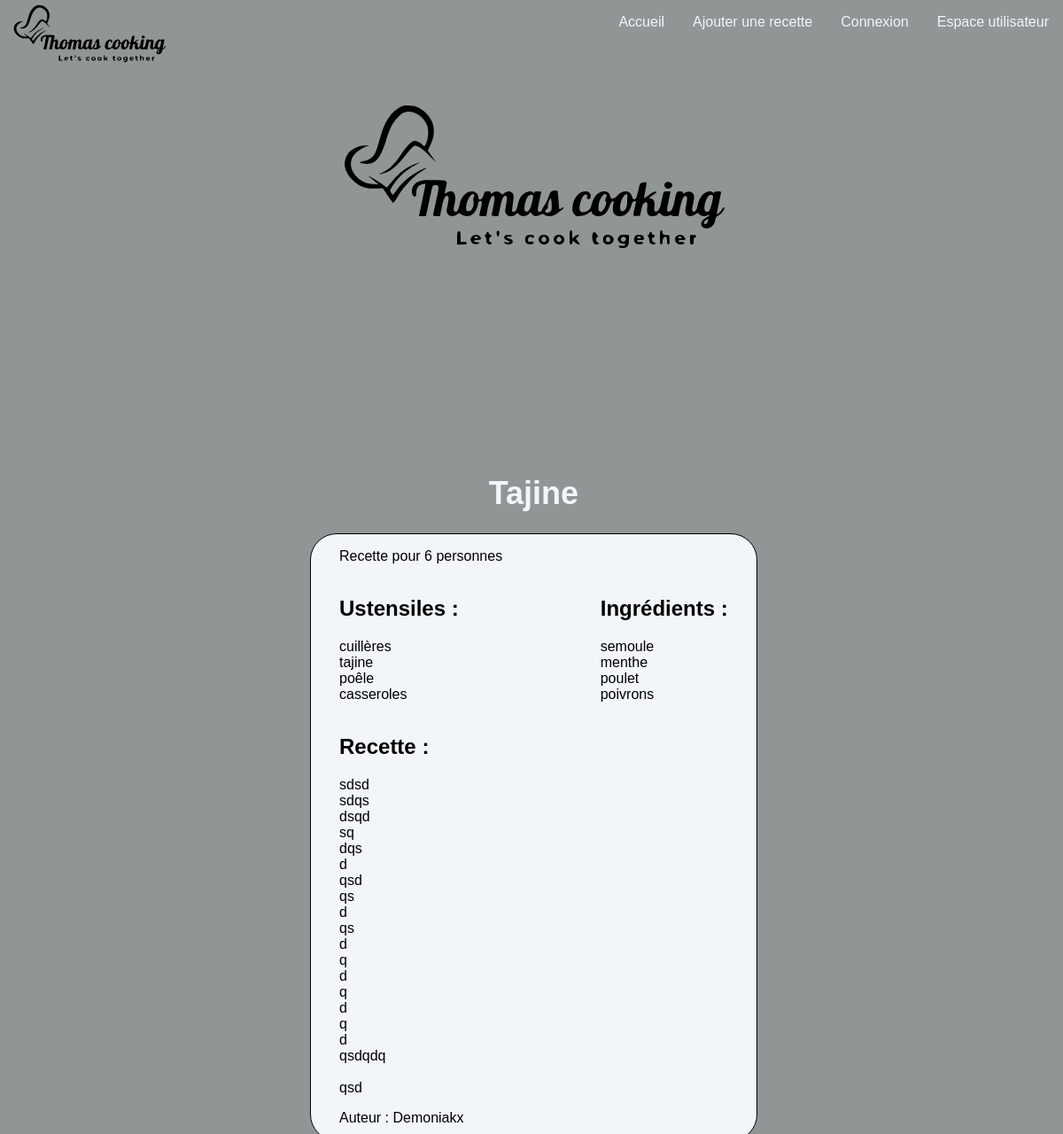
/vue/precette.php?id=6, run on an earlier commit of the app's database.
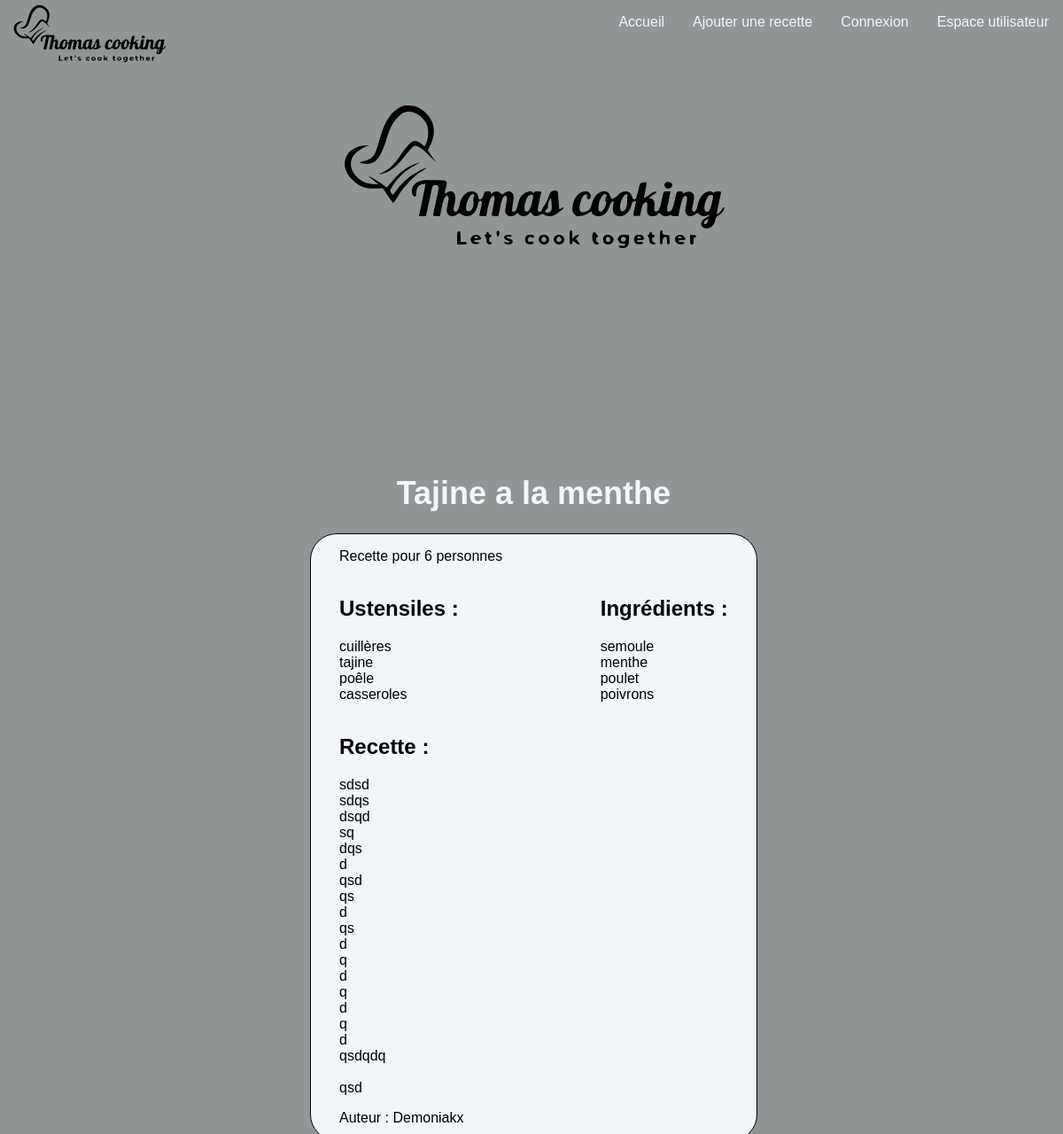
And on a later commit of the database.
### tables this page shows
CREATE TABLE IF NOT EXISTS `recipes` (
  `ID` int NOT NULL AUTO_INCREMENT,
  `title` varchar(255) NOT NULL,
  `cookingtools` text NOT NULL,
  `ingredients` text NOT NULL,
  `person` int NOT NULL,
  `recipe` longtext NOT NULL,
  `author` varchar(50) NOT NULL,
  `date_create` date NOT NULL,
  `user_id` int NOT NULL,
  PRIMARY KEY (`ID`),
  KEY `user_id` (`user_id`)
);

### vue/precette.php (the view, shortened to what this page needs)
<?php
    include('header.php');
    $id=$_GET["id"];
?>
<div class="container">
    <div class="container">
        <div>
            <img class="image" src="../asset/Image/Thomas-cooking_1.svg" alt="">
        </div>
        <?php
        global $bdd;
        $reponse = $bdd->prepare("SELECT * FROM recipes WHERE ID=:id");
        $reponse->bindParam(":id",$id);
        $reponse->execute();
        while ($recipe['recipe'] = $reponse->fetch()) {
        ?>
        <div class="toprecipe">
            <h1><?php echo $recipe['recipe']['title']; ?></h1>
            <div class="card">
                <div>
                        <p>Recette pour <?php echo $recipe['recipe']['person']; ?> personnes</p>
                    <div class="card_recipe cookingtools_ingredients">
                        <div>
                            <h2>Ustensiles :</h2>
                            <p><?php echo nl2br($recipe['recipe']['cookingtools']); ?></p>
                        </div>
                        <div>
                            <h2>Ingrédients :</h2>
                            <p><?php echo nl2br($recipe['recipe']['ingredients']); ?></p>
                        </div>
                    </div>
                    <h2>Recette :</h2>
                    <p> <?php echo nl2br($recipe['recipe']['recipe']); ?></p>
                    <p>Auteur : <?php echo $recipe['recipe']['author'];  ?></p>
            </div>
        </div>
        <?php
        }
        ?>
        </div>
    </div>
<?php
    include('footer.php');
?>

What changed in the data, as far as the page shows it:
changed recipes "cuillères tajine poêle casseroles": title "Tajine" → "Tajine a la menthe"
